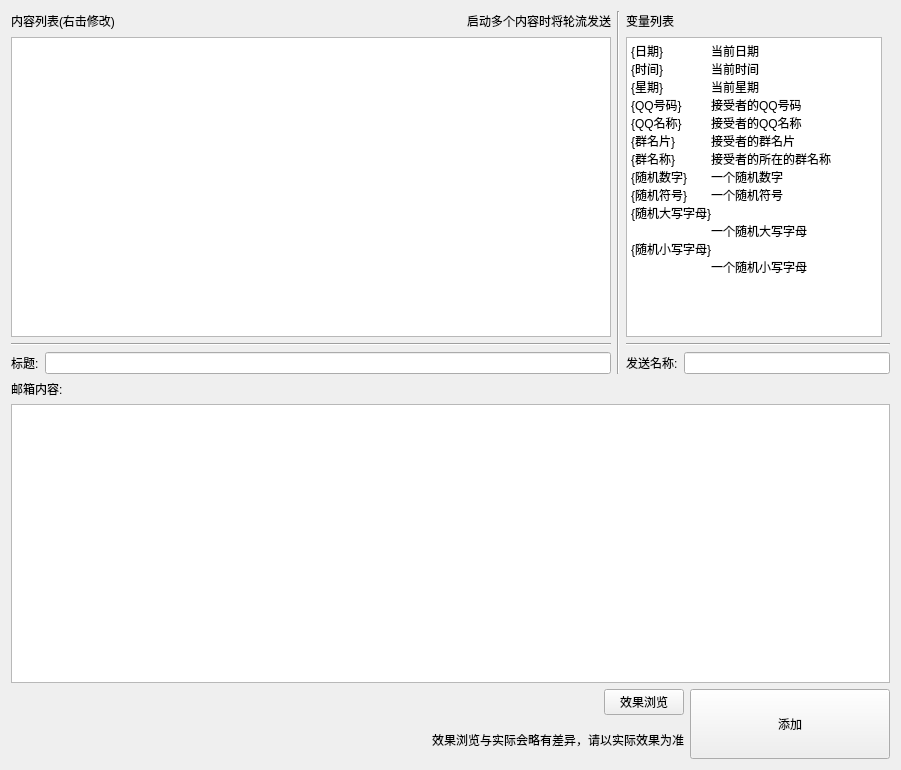
<?xml version="1.0" encoding="UTF-8"?>
<ui version="4.0">
 <class>WWordList</class>
 <widget class="QWidget" name="WWordList">
  <property name="geometry">
   <rect>
    <x>0</x>
    <y>0</y>
    <width>901</width>
    <height>770</height>
   </rect>
  </property>
  <property name="windowTitle">
   <string>内容列表</string>
  </property>
  <layout class="QVBoxLayout" name="verticalLayout_6">
   <item>
    <layout class="QHBoxLayout" name="horizontalLayout_9">
     <item>
      <layout class="QVBoxLayout" name="verticalLayout">
       <item>
        <layout class="QVBoxLayout" name="verticalLayout_4">
         <item>
          <layout class="QHBoxLayout" name="horizontalLayout_3">
           <item>
            <widget class="QLabel" name="label">
             <property name="text">
              <string>内容列表(右击修改)</string>
             </property>
            </widget>
           </item>
           <item>
            <spacer name="horizontalSpacer">
             <property name="orientation">
              <enum>Qt::Horizontal</enum>
             </property>
             <property name="sizeHint" stdset="0">
              <size>
               <width>40</width>
               <height>20</height>
              </size>
             </property>
            </spacer>
           </item>
           <item>
            <widget class="QLabel" name="label_2">
             <property name="text">
              <string>启动多个内容时将轮流发送</string>
             </property>
            </widget>
           </item>
          </layout>
         </item>
        </layout>
       </item>
       <item>
        <widget class="QTableView" name="tableView">
         <property name="sizePolicy">
          <sizepolicy hsizetype="Minimum" vsizetype="Minimum">
           <horstretch>0</horstretch>
           <verstretch>0</verstretch>
          </sizepolicy>
         </property>
         <property name="minimumSize">
          <size>
           <width>600</width>
           <height>300</height>
          </size>
         </property>
        </widget>
       </item>
       <item>
        <widget class="Line" name="line">
         <property name="orientation">
          <enum>Qt::Horizontal</enum>
         </property>
        </widget>
       </item>
       <item>
        <layout class="QHBoxLayout" name="horizontalLayout_8">
         <item>
          <widget class="QLabel" name="label_5">
           <property name="sizePolicy">
            <sizepolicy hsizetype="Fixed" vsizetype="Fixed">
             <horstretch>0</horstretch>
             <verstretch>0</verstretch>
            </sizepolicy>
           </property>
           <property name="text">
            <string>标题:</string>
           </property>
          </widget>
         </item>
         <item>
          <widget class="QLineEdit" name="edit_title">
           <property name="sizePolicy">
            <sizepolicy hsizetype="Expanding" vsizetype="Fixed">
             <horstretch>0</horstretch>
             <verstretch>0</verstretch>
            </sizepolicy>
           </property>
          </widget>
         </item>
        </layout>
       </item>
      </layout>
     </item>
     <item>
      <widget class="Line" name="line_3">
       <property name="orientation">
        <enum>Qt::Vertical</enum>
       </property>
      </widget>
     </item>
     <item>
      <layout class="QVBoxLayout" name="verticalLayout_5">
       <item>
        <layout class="QHBoxLayout" name="horizontalLayout">
         <item>
          <widget class="QLabel" name="label_3">
           <property name="text">
            <string>变量列表</string>
           </property>
          </widget>
         </item>
         <item>
          <spacer name="horizontalSpacer_2">
           <property name="orientation">
            <enum>Qt::Horizontal</enum>
           </property>
           <property name="sizeType">
            <enum>QSizePolicy::Fixed</enum>
           </property>
           <property name="sizeHint" stdset="0">
            <size>
             <width>40</width>
             <height>20</height>
            </size>
           </property>
          </spacer>
         </item>
        </layout>
       </item>
       <item>
        <widget class="QTextEdit" name="edit_value">
         <property name="sizePolicy">
          <sizepolicy hsizetype="Fixed" vsizetype="Fixed">
           <horstretch>0</horstretch>
           <verstretch>0</verstretch>
          </sizepolicy>
         </property>
         <property name="minimumSize">
          <size>
           <width>0</width>
           <height>300</height>
          </size>
         </property>
         <property name="readOnly">
          <bool>true</bool>
         </property>
         <property name="html">
          <string>&lt;!DOCTYPE HTML PUBLIC &quot;-//W3C//DTD HTML 4.0//EN&quot; &quot;http://www.w3.org/TR/REC-html40/strict.dtd&quot;&gt;
&lt;html&gt;&lt;head&gt;&lt;meta name=&quot;qrichtext&quot; content=&quot;1&quot; /&gt;&lt;style type=&quot;text/css&quot;&gt;
p, li { white-space: pre-wrap; }
&lt;/style&gt;&lt;/head&gt;&lt;body style=&quot; font-family:'SimSun'; font-size:9pt; font-weight:400; font-style:normal;&quot;&gt;
&lt;p style=&quot; margin-top:0px; margin-bottom:0px; margin-left:0px; margin-right:0px; -qt-block-indent:0; text-indent:0px;&quot;&gt;&lt;span style=&quot; font-family:'SimSun';&quot;&gt;{日期}	当前日期&lt;/span&gt;&lt;/p&gt;
&lt;p style=&quot; margin-top:0px; margin-bottom:0px; margin-left:0px; margin-right:0px; -qt-block-indent:0; text-indent:0px;&quot;&gt;&lt;span style=&quot; font-family:'SimSun';&quot;&gt;{时间}	当前时间&lt;/span&gt;&lt;/p&gt;
&lt;p style=&quot; margin-top:0px; margin-bottom:0px; margin-left:0px; margin-right:0px; -qt-block-indent:0; text-indent:0px;&quot;&gt;&lt;span style=&quot; font-family:'SimSun';&quot;&gt;{星期}	当前星期&lt;/span&gt;&lt;/p&gt;
&lt;p style=&quot; margin-top:0px; margin-bottom:0px; margin-left:0px; margin-right:0px; -qt-block-indent:0; text-indent:0px;&quot;&gt;&lt;span style=&quot; font-family:'SimSun';&quot;&gt;{QQ号码}	接受者的QQ号码&lt;/span&gt;&lt;/p&gt;
&lt;p style=&quot; margin-top:0px; margin-bottom:0px; margin-left:0px; margin-right:0px; -qt-block-indent:0; text-indent:0px;&quot;&gt;&lt;span style=&quot; font-family:'SimSun';&quot;&gt;{QQ名称}	接受者的QQ名称&lt;/span&gt;&lt;/p&gt;
&lt;p style=&quot; margin-top:0px; margin-bottom:0px; margin-left:0px; margin-right:0px; -qt-block-indent:0; text-indent:0px;&quot;&gt;&lt;span style=&quot; font-family:'SimSun';&quot;&gt;{群名片}	接受者的群名片&lt;/span&gt;&lt;/p&gt;
&lt;p style=&quot; margin-top:0px; margin-bottom:0px; margin-left:0px; margin-right:0px; -qt-block-indent:0; text-indent:0px;&quot;&gt;&lt;span style=&quot; font-family:'SimSun';&quot;&gt;{群名称}	接受者的所在的群名称&lt;/span&gt;&lt;/p&gt;
&lt;p style=&quot; margin-top:0px; margin-bottom:0px; margin-left:0px; margin-right:0px; -qt-block-indent:0; text-indent:0px;&quot;&gt;&lt;span style=&quot; font-family:'SimSun';&quot;&gt;{随机数字}	一个随机数字&lt;/span&gt;&lt;/p&gt;
&lt;p style=&quot; margin-top:0px; margin-bottom:0px; margin-left:0px; margin-right:0px; -qt-block-indent:0; text-indent:0px;&quot;&gt;&lt;span style=&quot; font-family:'SimSun';&quot;&gt;{随机符号}	一个随机符号&lt;/span&gt;&lt;/p&gt;
&lt;p style=&quot; margin-top:0px; margin-bottom:0px; margin-left:0px; margin-right:0px; -qt-block-indent:0; text-indent:0px;&quot;&gt;&lt;span style=&quot; font-family:'SimSun';&quot;&gt;{随机大写字母}&lt;/span&gt;&lt;/p&gt;
&lt;p style=&quot; margin-top:0px; margin-bottom:0px; margin-left:0px; margin-right:0px; -qt-block-indent:0; text-indent:0px;&quot;&gt;&lt;span style=&quot; font-family:'SimSun';&quot;&gt;	一个随机大写字母&lt;/span&gt;&lt;/p&gt;
&lt;p style=&quot; margin-top:0px; margin-bottom:0px; margin-left:0px; margin-right:0px; -qt-block-indent:0; text-indent:0px;&quot;&gt;&lt;span style=&quot; font-family:'SimSun';&quot;&gt;{随机小写字母}&lt;/span&gt;&lt;/p&gt;
&lt;p style=&quot; margin-top:0px; margin-bottom:0px; margin-left:0px; margin-right:0px; -qt-block-indent:0; text-indent:0px;&quot;&gt;&lt;span style=&quot; font-family:'SimSun';&quot;&gt;	一个随机小写字母&lt;/span&gt;&lt;/p&gt;&lt;/body&gt;&lt;/html&gt;</string>
         </property>
        </widget>
       </item>
       <item>
        <widget class="Line" name="line_2">
         <property name="orientation">
          <enum>Qt::Horizontal</enum>
         </property>
        </widget>
       </item>
       <item>
        <layout class="QHBoxLayout" name="horizontalLayout_2">
         <item>
          <widget class="QLabel" name="label_4">
           <property name="text">
            <string>发送名称:</string>
           </property>
          </widget>
         </item>
         <item>
          <widget class="QLineEdit" name="edit_name"/>
         </item>
        </layout>
       </item>
      </layout>
     </item>
    </layout>
   </item>
   <item>
    <layout class="QHBoxLayout" name="horizontalLayout_4">
     <item>
      <layout class="QVBoxLayout" name="verticalLayout_2">
       <item>
        <widget class="QLabel" name="label_6">
         <property name="text">
          <string>邮箱内容:</string>
         </property>
        </widget>
       </item>
       <item>
        <widget class="QPlainTextEdit" name="text_word">
         <property name="minimumSize">
          <size>
           <width>0</width>
           <height>200</height>
          </size>
         </property>
        </widget>
       </item>
      </layout>
     </item>
    </layout>
   </item>
   <item>
    <layout class="QHBoxLayout" name="horizontalLayout_7">
     <item>
      <layout class="QVBoxLayout" name="verticalLayout_3">
       <item>
        <layout class="QHBoxLayout" name="horizontalLayout_5">
         <item>
          <spacer name="horizontalSpacer_4">
           <property name="orientation">
            <enum>Qt::Horizontal</enum>
           </property>
           <property name="sizeHint" stdset="0">
            <size>
             <width>40</width>
             <height>20</height>
            </size>
           </property>
          </spacer>
         </item>
         <item>
          <widget class="QPushButton" name="button_look">
           <property name="text">
            <string>效果浏览</string>
           </property>
          </widget>
         </item>
        </layout>
       </item>
       <item>
        <layout class="QHBoxLayout" name="horizontalLayout_6">
         <item>
          <spacer name="horizontalSpacer_3">
           <property name="orientation">
            <enum>Qt::Horizontal</enum>
           </property>
           <property name="sizeHint" stdset="0">
            <size>
             <width>40</width>
             <height>20</height>
            </size>
           </property>
          </spacer>
         </item>
         <item>
          <widget class="QLabel" name="label_8">
           <property name="text">
            <string>效果浏览与实际会略有差异，请以实际效果为准</string>
           </property>
          </widget>
         </item>
        </layout>
       </item>
      </layout>
     </item>
     <item>
      <widget class="QPushButton" name="button_add">
       <property name="minimumSize">
        <size>
         <width>200</width>
         <height>70</height>
        </size>
       </property>
       <property name="text">
        <string>添加</string>
       </property>
      </widget>
     </item>
    </layout>
   </item>
  </layout>
 </widget>
 <layoutdefault spacing="6" margin="11"/>
 <resources/>
 <connections/>
</ui>
